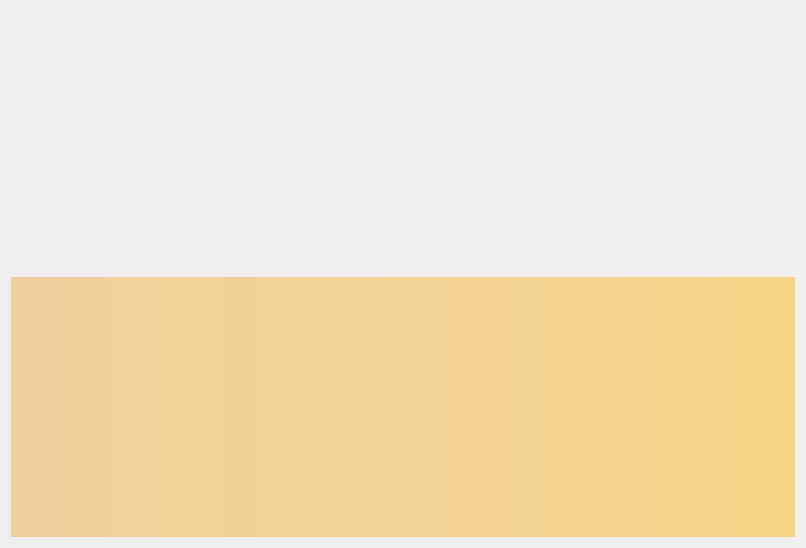
<?xml version="1.0" encoding="UTF-8"?>
<ui version="4.0">
 <class>MessagingPage</class>
 <widget class="QWidget" name="MessagingPage">
  <property name="geometry">
   <rect>
    <x>0</x>
    <y>0</y>
    <width>806</width>
    <height>548</height>
   </rect>
  </property>
  <property name="windowTitle">
   <string>Form</string>
  </property>
  <layout class="QVBoxLayout" name="topLayout">
   <item>
    <widget class="QLabel" name="lblComing">
     <property name="text">
      <string/>
     </property>
     <property name="pixmap">
      <pixmap resource="../falcoin.qrc">:/images/coming</pixmap>
     </property>
     <property name="alignment">
      <set>Qt::AlignCenter</set>
     </property>
    </widget>
   </item>
   <item>
    <widget class="QLabel" name="labelAlerts">
     <property name="visible">
      <bool>false</bool>
     </property>
     <property name="styleSheet">
      <string notr="true">background-color: qlineargradient(x1: 0, y1: 0, x2: 1, y2: 0, stop:0 #F0D0A0, stop:1 #F8D488); color:#000000;</string>
     </property>
     <property name="wordWrap">
      <bool>true</bool>
     </property>
     <property name="margin">
      <number>3</number>
     </property>
    </widget>
   </item>
  </layout>
 </widget>
 <resources>
  <include location="../falcoin.qrc"/>
 </resources>
 <connections/>
</ui>
